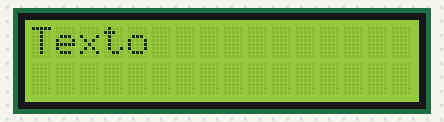
Bench run of a sketch on a simulated Arduino Uno, built with avr-gcc and run on an emulated ATmega328P. Parts: 16×2 character LCD.

Above: at 0.1 s.

The sketch:

Programa_do_Display.ino
```cpp
// Incluindo bibliotecas necessárias

#include <Wire.h>
#include <LiquidCrystal_I2C.h>

LiquidCrystal_I2C lcd(0x27,2,1,0,4,5,6,7,3, POSITIVE);

void setup(){ // inicia o void setup

 lcd.begin (16,2); // Dimensão da tela
 lcd.setBacklight(HIGH); //Liga a luz de fundo
}

void loop(){ // inicia o void loop

 lcd.setCursor(0,0); // coluna 0, linha 0
 lcd.print("Texto"); // Insira seu texto Aqui, dentro das Aspas
  delay(5000); // Espera de 5 segundos

 lcd.clear(); // apaga o texto escrito no Display

 lcd.setCursor(0,0); // coluna 0, linha 0
 lcd.print("Texto"); // Insira seu texto aqui, dentro das Aspas

 delay(5000); // Espera de 5 segundos
 lcd.clear(); // apaga o texto escrito no Display
}
```
